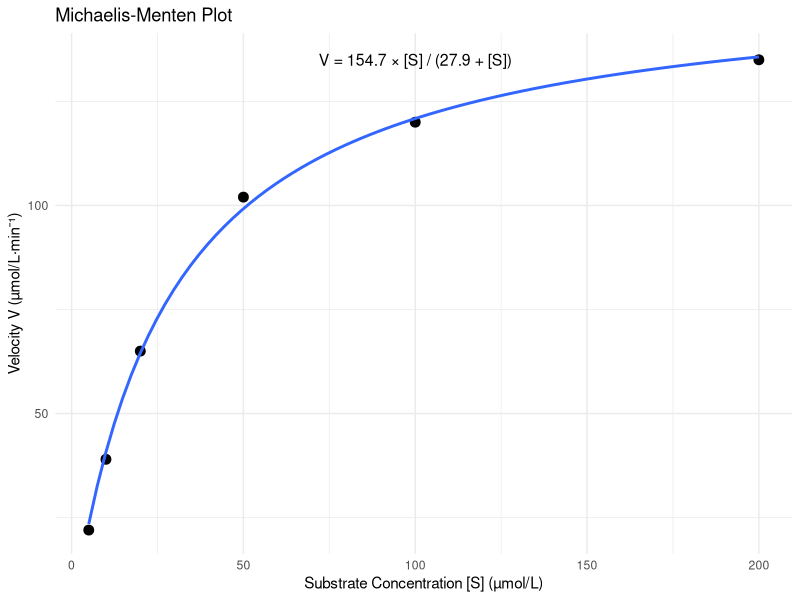
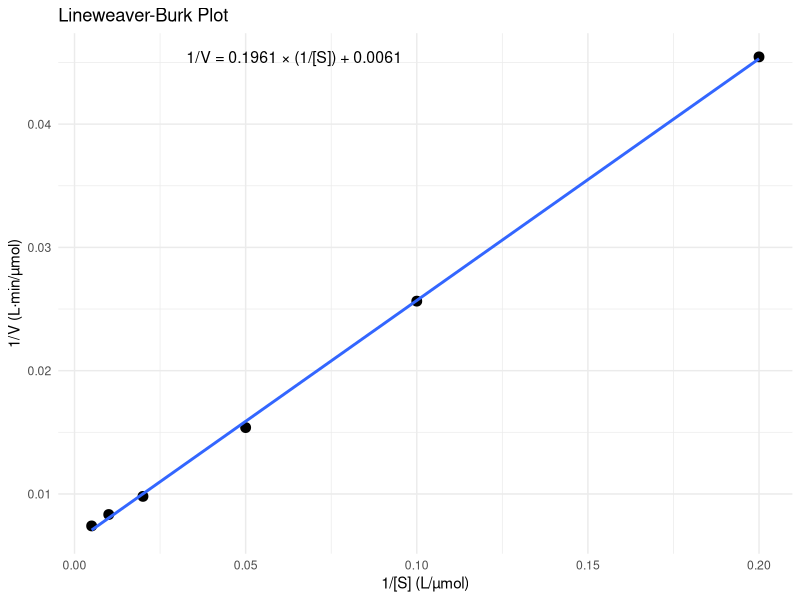
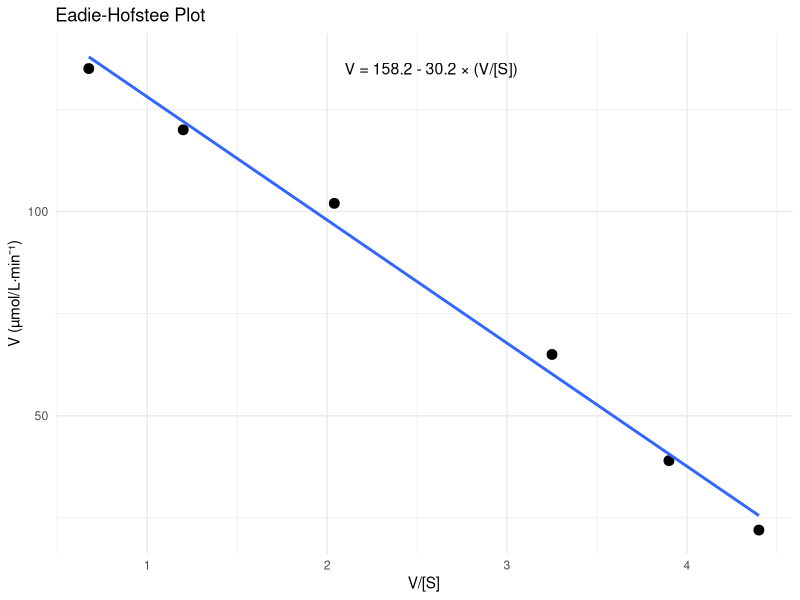

Recreate these plots in R, in order.
# Install and load required packages
if (!require(ggplot2)) install.packages("ggplot2")
library(ggplot2)

# Data input
S <- c(5, 10, 20, 50, 100, 200)  # Substrate concentration
V <- c(22, 39, 65, 102, 120, 135)  # Initial velocity

# Create data frame
data <- data.frame(S = S, V = V)

# 1. Michaelis-Menten Plot with equation
# Fit non-linear model
mm_model <- nls(V ~ (Vm * S)/(Km + S), 
                data = data,
                start = list(Vm = 150, Km = 30))

Vm_mm <- coef(mm_model)["Vm"]
Km_mm <- coef(mm_model)["Km"]

mm_eq <- sprintf("V = %.1f × [S] / (%.1f + [S])", Vm_mm, Km_mm)

mm_plot <- ggplot(data, aes(x = S, y = V)) +
  geom_point(size = 3) +
  geom_smooth(method = "nls", 
              formula = y ~ (Vm * x)/(Km + x), 
              method.args = list(start = list(Vm = 150, Km = 30)),
              se = FALSE) +
  labs(title = "Michaelis-Menten Plot",
       x = "Substrate Concentration [S] (µmol/L)",
       y = "Velocity V (µmol/L·min⁻¹)") +
  annotate("text", x = max(S)/2, y = max(V), 
           label = mm_eq, size = 4) +
  theme_minimal()

#show Michaelis-Menten Plot
print(mm_plot)

# 2. Lineweaver-Burk Plot with equation
data$inv_S <- 1/data$S
data$inv_V <- 1/data$V

lb_model <- lm(inv_V ~ inv_S, data = data)
slope_lb <- coef(lb_model)[2]
intercept_lb <- coef(lb_model)[1]

Km_lb <- slope_lb/intercept_lb
Vmax_lb <- 1/intercept_lb

lb_eq <- sprintf("1/V = %.4f × (1/[S]) + %.4f", slope_lb, intercept_lb)

lb_plot <- ggplot(data, aes(x = inv_S, y = inv_V)) +
  geom_point(size = 3) +
  geom_smooth(method = "lm", se = FALSE) +
  labs(title = "Lineweaver-Burk Plot",
       x = "1/[S] (L/µmol)",
       y = "1/V (L·min/µmol)") +
  annotate("text", x = mean(data$inv_S), y = max(data$inv_V), 
           label = lb_eq, size = 4) +
  theme_minimal()

#Show Lineweaver-Burk Plot
print(lb_plot)

# 3. Eadie-Hofstee Plot with equation
data$V_S <- data$V/data$S

eh_model <- lm(V ~ V_S, data = data)
slope_eh <- coef(eh_model)[2]
intercept_eh <- coef(eh_model)[1]

Km_eh <- -slope_eh
Vmax_eh <- intercept_eh

eh_eq <- sprintf("V = %.1f - %.1f × (V/[S])", intercept_eh, -slope_eh)

eh_plot <- ggplot(data, aes(x = V_S, y = V)) +
  geom_point(size = 3) +
  geom_smooth(method = "lm", se = FALSE) +
  labs(title = "Eadie-Hofstee Plot",
       x = "V/[S]",
       y = "V (µmol/L·min⁻¹)") +
  annotate("text", x = mean(data$V_S), y = max(data$V), 
           label = eh_eq, size = 4) +
  theme_minimal()

#Show Eadie-Hofstee Plot 
print(eh_plot)

# Print results with equations
cat("Regression Equations and Parameters:\n\n")

cat("1. Michaelis-Menten Equation:\n")
cat(mm_eq, "\n")
cat("Vmax =", round(Vm_mm, 2), "µmol/L·min⁻¹\n")
cat("Km =", round(Km_mm, 2), "µmol/L\n\n")

cat("2. Lineweaver-Burk Equation:\n")
cat(lb_eq, "\n")
cat("Vmax =", round(Vmax_lb, 2), "µmol/L·min⁻¹\n")
cat("Km =", round(Km_lb, 2), "µmol/L\n\n")

cat("3. Eadie-Hofstee Equation:\n")
cat(eh_eq, "\n")
cat("Vmax =", round(Vmax_eh, 2), "µmol/L·min⁻¹\n")
cat("Km =", round(Km_eh, 2), "µmol/L\n")
